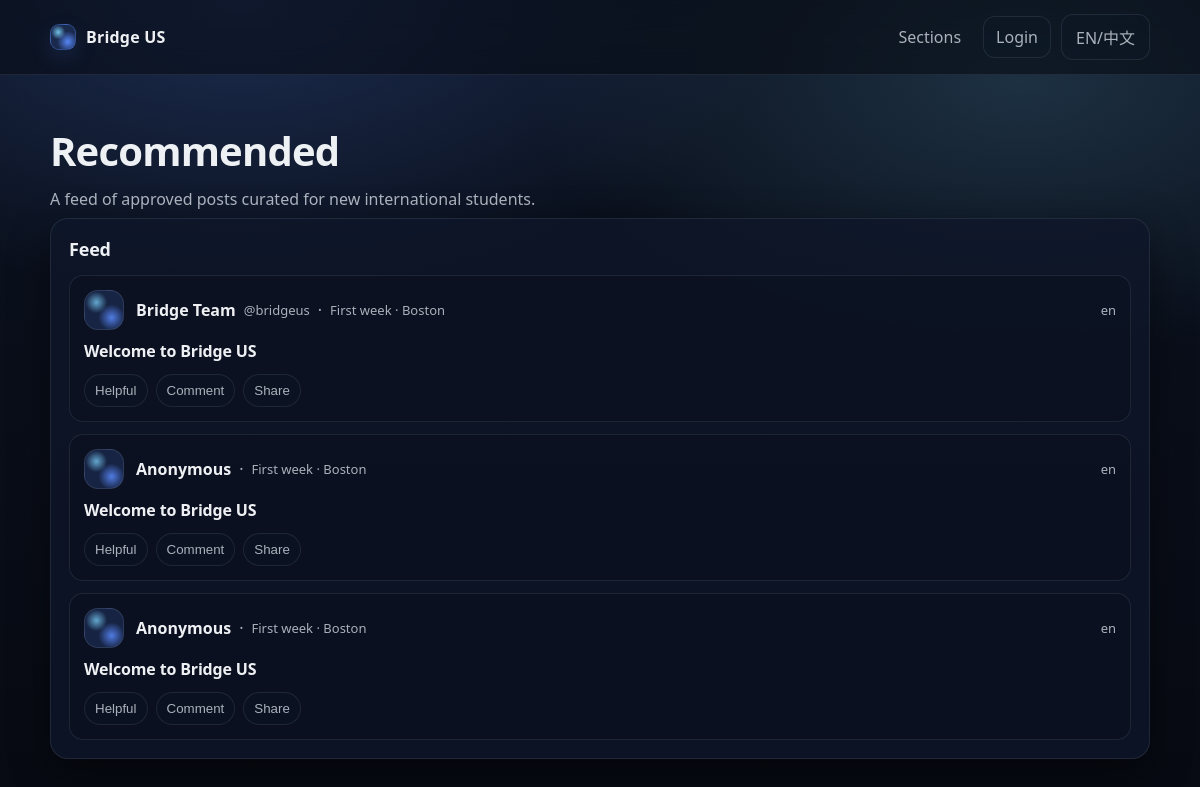
Before: / with the older database file.
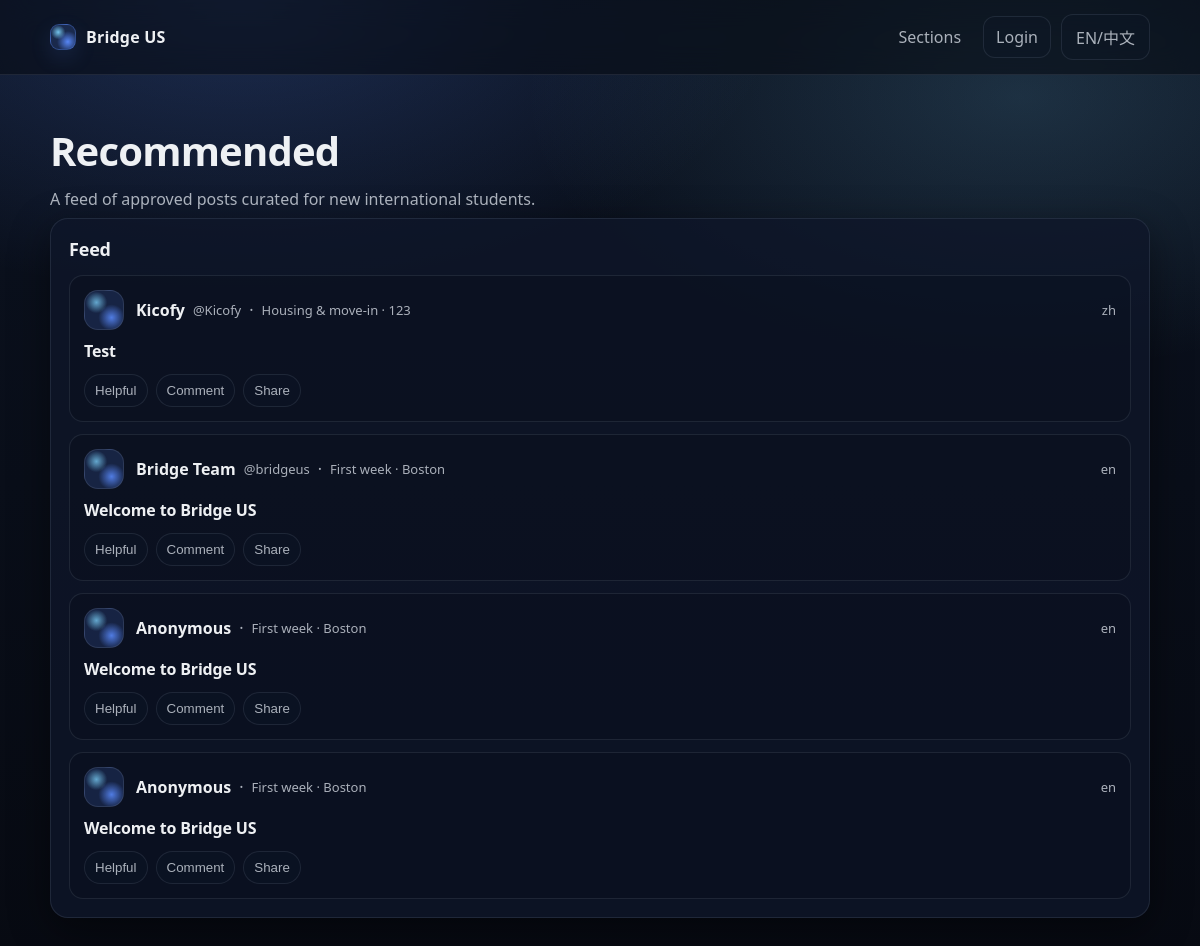
After: the same page with the newer database file.
### tables this page shows
CREATE TABLE posts (
              id INTEGER PRIMARY KEY AUTOINCREMENT,
              title TEXT NOT NULL,
              content TEXT NOT NULL,
              city TEXT,
              section TEXT NOT NULL,
              status TEXT NOT NULL,
              source_lang TEXT NOT NULL DEFAULT 'en',
              created_at TEXT NOT NULL DEFAULT (datetime('now')),
              updated_at TEXT NOT NULL DEFAULT (datetime('now'))
            , author_name TEXT, author_handle TEXT, author_user_id INTEGER, reviewed_by_user_id INTEGER, review_note TEXT, reviewed_at TEXT);

### app.py (the view)
    @app.get("/")
    def index():
        posts = list_approved_posts(limit=10)
        return render_template("index.html", posts=posts)

### db.py (called while the page is built)
def get_db() -> sqlite3.Connection:
    db: Optional[sqlite3.Connection] = g.get("db")
    if db is None:
        db = sqlite3.connect(current_app.config["DATABASE_PATH"])
        db.row_factory = sqlite3.Row
        g.db = db
    return db

def list_approved_posts(
    *, limit: int = 50, city: Optional[str] = None, section: Optional[str] = None
) -> List[Dict[str, Any]]:
    db = get_db()
    q = """
    SELECT id, title, city, section, source_lang, created_at, author_name, author_handle
    FROM posts
    WHERE status = 'approved'
    """
    args: List[Any] = []
    if city:
        q += " AND lower(coalesce(city,'')) = lower(?)"
        args.append(city.strip())
    if section:
        q += " AND section = ?"
        args.append(section)
    q += " ORDER BY id DESC LIMIT ?"
    args.append(limit)
    rows = db.execute(q, tuple(args)).fetchall()
    return [dict(r) for r in rows]

### templates/index.html (shortened to what this page needs)
{% extends "base.html" %}
{% block content %}
  <section class="hero" style="padding-bottom: 8px;">
    <h1>Recommended</h1>
    <p class="muted">A feed of approved posts curated for new international students.</p>
  </section>
  <section class="card">
    <div class="row">
      <h2 style="margin: 0;">Feed</h2>
    </div>
    {% if posts and posts|length > 0 %}
      <ul class="feed">
        {% for p in posts %}
          <li class="post-card">
            <div class="post-head">
              <div class="avatar" aria-hidden="true"></div>
              <div class="post-head-main">
                <div class="author-line">
                  <span class="author-name">{{ p.author_name or "Anonymous" }}</span>
                  {% if p.author_handle %}<span class="author-handle">{{ p.author_handle }}</span>{% endif %}
                  <span class="dot">·</span>
                  <span class="meta">{{ section_label(p.section) }}{% if p.city %} · {{ p.city }}{% endif %}</span>
                </div>
              </div>
              <div class="meta">{{ p.source_lang }}</div>
            </div>
            <div class="post-body">
              <a class="post-title" href="{{ url_for('post_detail', post_id=p.id) }}">{{ p.title }}</a>
            </div>
            <div class="post-actions">
              <button class="action" type="button">Helpful</button>
              <button class="action" type="button">Comment</button>
              <button class="action" type="button">Share</button>
            </div>
          </li>
        {% endfor %}
      </ul>
    {% else %}
      <p class="muted">No approved posts yet. (Step 2) Insert one row with status=approved to verify DB wiring.</p>
    {% endif %}
  </section>
{% endblock %}

### templates/base.html (shortened to what this page needs)
<!doctype html>
<html lang="{{ get_locale() }}">
  <head>
    <link rel="stylesheet" href="{{ url_for('static', filename='app.css') }}" />
  </head>
  <body>
    <header class="topbar">
      <div class="container">
        <a class="brand brand-link" href="{{ url_for('index') }}">
          <span class="logo" aria-hidden="true"></span>
          <span>Bridge US</span>
        </a>
        <nav class="nav">
          <a href="{{ url_for('sections_page') }}">{{ _("Sections") }}</a>
          {% if current_user %}
            <details class="menu">
              <summary class="btn btn-ghost menu-trigger" aria-label="User menu">
                <span class="avatar-sm" aria-hidden="true"></span>
                <span class="menu-name">{{ current_user.username }}</span>
              </summary>
              <div class="menu-panel">
                {% if current_user.is_admin == 1 %}
                  <a class="menu-item" href="{{ url_for('admin_queue') }}">Admin queue</a>
                  <div class="menu-divider"></div>
                {% endif %}
                <a class="menu-item" href="{{ url_for('submit_page') }}">Submit</a>
                <div class="menu-divider"></div>
                <div class="menu-label">Language</div>
                <div class="menu-row">
                  <a class="menu-chip" href="{{ url_for('set_lang', lang='en') }}">EN</a>
                  <a class="menu-chip" href="{{ url_for('set_lang', lang='zh') }}">中文</a>
                </div>
                <div class="menu-divider"></div>
                <form method="post" action="{{ url_for('logout') }}">
                  <button class="menu-item menu-danger" type="submit">Logout</button>
                </form>
              </div>
            </details>
          {% else %}
            <a class="btn btn-ghost" href="{{ url_for('login_page') }}">Login</a>
            <details class="menu">
              <summary class="btn btn-ghost menu-trigger" aria-label="Language menu">EN/中文</summary>
            </details>
          {% endif %}
        </nav>
      </div>
    </header>
    <main class="container">
      <div class="page">
        {% block content %}{% endblock %}
      </div>
    </main>
  </body>
</html>

### static/app.css (style rules this page uses)
:root { --bg-0: #070a12; --bg-1: #0b1220; --surface-0: rgba(15, 23, 42, 0.78); --surface-1: rgba(17, 25, 44, 0.65); --border: rgba(148, 163, 184, 0.14); --border-2: rgba(148, 163, 184, 0.22); --text-0: rgba(248, 250, 252, 0.96); --text-1: rgba(226, 232, 240, 0.74); --accent: #5b8cff; --accent-2: #7dd3fc; --shadow: 0 12px 40px rgba(0, 0, 0, 0.45); --radius-lg: 18px; --radius-md: 14px; }
* { box-sizing: border-box; }
html, body { height: 100%; }
body { margin: 0; font-family: ui-sans-serif, system-ui, -apple-system, Segoe UI, Roboto, Arial; color: var(--text-0); background: radial-gradient(900px 500px at 20% 0%, rgba(91, 140, 255, 0.22), transparent 60%), radial-gradient(900px 500px at 85% 10%, rgba(125, 211, 252, 0.16), transparent 55%), linear-gradient(180deg, var(--bg-1), var(--bg-0)); }
a { color: var(--text-0); text-decoration: none; }
.container { width: min(1100px, calc(100% - 40px)); margin: 0 auto; }
.topbar { position: sticky; top: 0; z-index: 10; backdrop-filter: blur(14px); background: rgba(7, 10, 18, 0.55); border-bottom: 1px solid var(--border); }
.topbar .container { display: flex; align-items: center; justify-content: space-between; padding: 14px 0; }
.brand { display: flex; align-items: center; gap: 10px; font-weight: 720; letter-spacing: 0.2px; }
.brand-link { color: var(--text-0); }
.logo { width: 26px; height: 26px; border-radius: 9px; background: radial-gradient(12px 12px at 30% 30%, rgba(125, 211, 252, 0.9), transparent 60%), radial-gradient(18px 18px at 70% 70%, rgba(91, 140, 255, 0.95), transparent 60%), rgba(91, 140, 255, 0.18); border: 1px solid rgba(91, 140, 255, 0.35); box-shadow: 0 8px 22px rgba(91, 140, 255, 0.14); }
.nav { display: flex; align-items: center; gap: 10px; }
.nav a { padding: 9px 12px; border-radius: 12px; color: var(--text-1); }
.menu { position: relative; }
.menu > summary { list-style: none; }
.menu-trigger { display: inline-flex; gap: 10px; align-items: center; }
h1 { margin: 0; font-size: clamp(30px, 4vw, 40px); letter-spacing: -0.02em; }
h2 { margin: 0; font-size: 18px; letter-spacing: -0.01em; }
.muted { color: var(--text-1); margin: 0; }
.page { padding: 26px 0 48px; }
.hero { padding: 22px 0 16px; }
.hero p { margin-top: 10px; max-width: 70ch; }
.card { background: var(--surface-0); border: 1px solid var(--border); border-radius: var(--radius-lg); padding: 18px; box-shadow: var(--shadow); }
.row { display: flex; justify-content: space-between; align-items: center; gap: 12px; flex-wrap: wrap; }
.btn { display: inline-flex; align-items: center; justify-content: center; gap: 8px; padding: 10px 14px; border-radius: 12px; border: 1px solid rgba(91, 140, 255, 0.32); background: linear-gradient(180deg, rgba(91, 140, 255, 0.26), rgba(91, 140, 255, 0.16)); color: var(--text-0); cursor: pointer; transition: transform 120ms ease, border-color 120ms ease, background 120ms ease; }
.btn-ghost { border: 1px solid var(--border); background: rgba(15, 23, 42, 0.35); color: var(--text-1); }
.feed { list-style: none; padding: 0; margin: 14px 0 0; display: grid; gap: 12px; }
.post-card { padding: 14px 14px; border: 1px solid var(--border); border-radius: var(--radius-md); background: rgba(7, 10, 18, 0.22); transition: transform 120ms ease, border-color 120ms ease, background 120ms ease; }
.post-head { display: grid; grid-template-columns: 42px 1fr auto; gap: 10px; align-items: center; }
.avatar { width: 40px; height: 40px; border-radius: 14px; background: radial-gradient(18px 18px at 30% 30%, rgba(125, 211, 252, 0.75), transparent 60%), radial-gradient(22px 22px at 70% 70%, rgba(91, 140, 255, 0.85), transparent 60%), rgba(91, 140, 255, 0.16); border: 1px solid rgba(148, 163, 184, 0.18); }
.author-line { display: flex; flex-wrap: wrap; gap: 8px; align-items: center; min-width: 0; }
.author-name { font-weight: 700; }
.author-handle { color: var(--text-1); font-size: 13px; }
.meta { color: var(--text-1); font-size: 13px; }
.dot { color: var(--text-1); }
.post-body { margin-top: 10px; }
.post-title { display: inline-block; font-weight: 720; letter-spacing: -0.01em; color: var(--text-0); }
.post-actions { margin-top: 12px; display: flex; gap: 8px; flex-wrap: wrap; }
.action { border: 1px solid var(--border); background: rgba(15, 23, 42, 0.30); color: var(--text-1); padding: 8px 10px; border-radius: 999px; cursor: pointer; }

Changed rows visible on the page:
added posts: author_name "Kicofy", author_handle "@Kicofy", section "Housing & move-in", city "123", source_lang "zh", title "Test"
